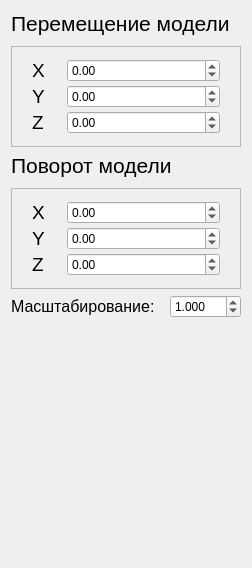
        <widget class="QWidget" name="tab_2">
          <property name="maximumSize">
            <size>
              <width>16777215</width>
              <height>12300</height>
            </size>
          </property>
          <attribute name="icon">
            <iconset resource="../resources/res.qrc">
              <normaloff>:/style/icons/tuner.svg</normaloff>:/style/icons/tuner.svg</iconset>
          </attribute>
          <attribute name="title">
            <string />
          </attribute>
          <layout class="QGridLayout" name="gridLayout_7" rowstretch="3,3,1">
            <property name="bottomMargin">
              <number>250</number>
            </property>
            <item row="0" column="0">
              <layout class="QGridLayout" name="gridLayout_13">
                <property name="horizontalSpacing">
                  <number>8</number>
                </property>
                <property name="verticalSpacing">
                  <number>10</number>
                </property>
                <item row="0" column="0">
                  <widget class="QLabel" name="label_4">
                    <property name="font">
                      <font>
                        <pointsize>16</pointsize>
                      </font>
                    </property>
                    <property name="text">
                      <string>Перемещение модели</string>
                    </property>
                  </widget>
                </item>
                <item row="1" column="0">
                  <widget class="QFrame" name="frame_3">
                    <property name="frameShape">
                      <enum>QFrame::StyledPanel</enum>
                    </property>
                    <property name="frameShadow">
                      <enum>QFrame::Raised</enum>
                    </property>
                    <layout class="QGridLayout" name="gridLayout_14">
                      <property name="leftMargin">
                        <number>20</number>
                      </property>
                      <property name="topMargin">
                        <number>12</number>
                      </property>
                      <property name="rightMargin">
                        <number>20</number>
                      </property>
                      <property name="bottomMargin">
                        <number>12</number>
                      </property>
                      <item row="0" column="0">
                        <layout class="QGridLayout" name="gridLayout_15" rowstretch="2,2,2"
                          columnstretch="1,6" columnminimumwidth="0,0">
                          <property name="horizontalSpacing">
                            <number>10</number>
                          </property>
                          <property name="verticalSpacing">
                            <number>3</number>
                          </property>
                          <item row="0" column="1">
                            <widget class="QDoubleSpinBox" name="doubleSpinBox_moveX">
                              <property name="sizePolicy">
                                <sizepolicy hsizetype="Preferred" vsizetype="Preferred">
                                  <horstretch>0</horstretch>
                                  <verstretch>0</verstretch>
                                </sizepolicy>
                              </property>
                              <property name="decimals">
                                <number>2</number>
                              </property>
                              <property name="minimum">
                                <double>-1000.000000000000000</double>
                              </property>
                              <property name="maximum">
                                <double>1000.000000000000000</double>
                              </property>
                              <property name="singleStep">
                                <double>0.100000000000000</double>
                              </property>
                            </widget>
                          </item>
                          <item row="0" column="0">
                            <widget class="QLabel" name="label_moveX">
                              <property name="font">
                                <font>
                                  <pointsize>14</pointsize>
                                </font>
                              </property>
                              <property name="text">
                                <string>X</string>
                              </property>
                            </widget>
                          </item>
                          <item row="1" column="1">
                            <widget class="QDoubleSpinBox" name="doubleSpinBox_moveY">
                              <property name="sizePolicy">
                                <sizepolicy hsizetype="Preferred" vsizetype="Preferred">
                                  <horstretch>0</horstretch>
                                  <verstretch>0</verstretch>
                                </sizepolicy>
                              </property>
                              <property name="minimum">
                                <double>-1000.000000000000000</double>
                              </property>
                              <property name="maximum">
                                <double>1000.000000000000000</double>
                              </property>
                              <property name="singleStep">
                                <double>0.100000000000000</double>
                              </property>
                            </widget>
                          </item>
                          <item row="2" column="1">
                            <widget class="QDoubleSpinBox" name="doubleSpinBox_moveZ">
                              <property name="sizePolicy">
                                <sizepolicy hsizetype="Preferred" vsizetype="Preferred">
                                  <horstretch>0</horstretch>
                                  <verstretch>0</verstretch>
                                </sizepolicy>
                              </property>
                              <property name="maximumSize">
                                <size>
                                  <width>16777215</width>
                                  <height>100</height>
                                </size>
                              </property>
                              <property name="minimum">
                                <double>-1000.000000000000000</double>
                              </property>
                              <property name="maximum">
                                <double>1000.000000000000000</double>
                              </property>
                              <property name="singleStep">
                                <double>0.100000000000000</double>
                              </property>
                            </widget>
                          </item>
                          <item row="1" column="0">
                            <widget class="QLabel" name="label_moveY">
                              <property name="font">
                                <font>
                                  <pointsize>14</pointsize>
                                </font>
                              </property>
                              <property name="text">
                                <string>Y</string>
                              </property>
                            </widget>
                          </item>
                          <item row="2" column="0">
                            <widget class="QLabel" name="label_moveZ">
                              <property name="font">
                                <font>
                                  <pointsize>14</pointsize>
                                </font>
                              </property>
                              <property name="text">
                                <string>Z</string>
                              </property>
                            </widget>
                          </item>
                        </layout>
                      </item>
                    </layout>
                  </widget>
                </item>
              </layout>
            </item>
            <item row="1" column="0">
              <layout class="QGridLayout" name="gridLayout_12" rowstretch="0,0">
                <property name="sizeConstraint">
                  <enum>QLayout::SetDefaultConstraint</enum>
                </property>
                <property name="horizontalSpacing">
                  <number>8</number>
                </property>
                <property name="verticalSpacing">
                  <number>10</number>
                </property>
                <item row="0" column="0">
                  <widget class="QLabel" name="label_2">
                    <property name="maximumSize">
                      <size>
                        <width>16777215</width>
                        <height>1230323</height>
                      </size>
                    </property>
                    <property name="font">
                      <font>
                        <pointsize>16</pointsize>
                      </font>
                    </property>
                    <property name="text">
                      <string>Поворот модели</string>
                    </property>
                  </widget>
                </item>
                <item row="1" column="0">
                  <widget class="QFrame" name="frame_2">
                    <property name="sizePolicy">
                      <sizepolicy hsizetype="Preferred" vsizetype="Preferred">
                        <horstretch>0</horstretch>
                        <verstretch>0</verstretch>
                      </sizepolicy>
                    </property>
                    <property name="maximumSize">
                      <size>
                        <width>16777215</width>
                        <height>12312321</height>
                      </size>
                    </property>
                    <property name="frameShape">
                      <enum>QFrame::StyledPanel</enum>
                    </property>
                    <property name="frameShadow">
                      <enum>QFrame::Raised</enum>
                    </property>
                    <layout class="QGridLayout" name="gridLayout_11">
                      <property name="leftMargin">
                        <number>20</number>
                      </property>
                      <property name="topMargin">
                        <number>12</number>
                      </property>
                      <property name="rightMargin">
                        <number>20</number>
                      </property>
                      <property name="bottomMargin">
                        <number>12</number>
                      </property>
                      <item row="0" column="0">
                        <layout class="QGridLayout" name="gridLayout_10" rowstretch="2,2,2"
                          columnstretch="1,6" columnminimumwidth="0,0">
                          <property name="horizontalSpacing">
                            <number>10</number>
                          </property>
                          <property name="verticalSpacing">
                            <number>3</number>
                          </property>
                          <item row="0" column="1">
                            <widget class="QDoubleSpinBox" name="doubleSpinBox_rotateX">
                              <property name="sizePolicy">
                                <sizepolicy hsizetype="Preferred" vsizetype="Preferred">
                                  <horstretch>0</horstretch>
                                  <verstretch>0</verstretch>
                                </sizepolicy>
                              </property>
                              <property name="minimum">
                                <double>-360.000000000000000</double>
                              </property>
                              <property name="maximum">
                                <double>360.000000000000000</double>
                              </property>
                            </widget>
                          </item>
                          <item row="0" column="0">
                            <widget class="QLabel" name="label_rotateX">
                              <property name="font">
                                <font>
                                  <pointsize>14</pointsize>
                                </font>
                              </property>
                              <property name="text">
                                <string>X</string>
                              </property>
                            </widget>
                          </item>
                          <item row="1" column="1">
                            <widget class="QDoubleSpinBox" name="doubleSpinBox_rotateY">
                              <property name="sizePolicy">
                                <sizepolicy hsizetype="Preferred" vsizetype="Preferred">
                                  <horstretch>0</horstretch>
                                  <verstretch>0</verstretch>
                                </sizepolicy>
                              </property>
                              <property name="minimum">
                                <double>-360.000000000000000</double>
                              </property>
                              <property name="maximum">
                                <double>360.000000000000000</double>
                              </property>
                            </widget>
                          </item>
                          <item row="2" column="1">
                            <widget class="QDoubleSpinBox" name="doubleSpinBox_rotateZ">
                              <property name="sizePolicy">
                                <sizepolicy hsizetype="Preferred" vsizetype="Preferred">
                                  <horstretch>0</horstretch>
                                  <verstretch>0</verstretch>
                                </sizepolicy>
                              </property>
                              <property name="minimum">
                                <double>-360.000000000000000</double>
                              </property>
                              <property name="maximum">
                                <double>360.000000000000000</double>
                              </property>
                            </widget>
                          </item>
                          <item row="1" column="0">
                            <widget class="QLabel" name="label_rotateY">
                              <property name="font">
                                <font>
                                  <pointsize>14</pointsize>
                                </font>
                              </property>
                              <property name="text">
                                <string>Y</string>
                              </property>
                            </widget>
                          </item>
                          <item row="2" column="0">
                            <widget class="QLabel" name="label_rotateZ">
                              <property name="font">
                                <font>
                                  <pointsize>14</pointsize>
                                </font>
                              </property>
                              <property name="text">
                                <string>Z</string>
                              </property>
                            </widget>
                          </item>
                        </layout>
                      </item>
                    </layout>
                  </widget>
                </item>
              </layout>
            </item>
            <item row="2" column="0">
              <layout class="QVBoxLayout" name="verticalLayout_2" stretch="1">
                <property name="spacing">
                  <number>20</number>
                </property>
                <item>
                  <layout class="QHBoxLayout" name="horizontalLayout" stretch="4,3">
                    <property name="spacing">
                      <number>15</number>
                    </property>
                    <item>
                      <widget class="QLabel" name="label_scale">
                        <property name="font">
                          <font>
                            <pointsize>12</pointsize>
                          </font>
                        </property>
                        <property name="text">
                          <string>Масштабирование:</string>
                        </property>
                      </widget>
                    </item>
                    <item>
                      <widget class="QDoubleSpinBox" name="doubleSpinBox_scale">
                        <property name="sizePolicy">
                          <sizepolicy hsizetype="Preferred" vsizetype="Preferred">
                            <horstretch>0</horstretch>
                            <verstretch>0</verstretch>
                          </sizepolicy>
                        </property>
                        <property name="alignment">
                          <set>Qt::AlignLeading|Qt::AlignLeft|Qt::AlignVCenter</set>
                        </property>
                        <property name="decimals">
                          <number>3</number>
                        </property>
                        <property name="minimum">
                          <double>0.001000000000000</double>
                        </property>
                        <property name="maximum">
                          <double>100.000000000000000</double>
                        </property>
                        <property name="singleStep">
                          <double>0.100000000000000</double>
                        </property>
                        <property name="value">
                          <double>1.000000000000000</double>
                        </property>
                      </widget>
                    </item>
                  </layout>
                </item>
              </layout>
            </item>
          </layout>
        </widget>
